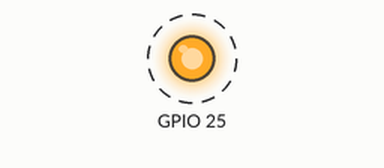
Simulated run of this program. Board: Raspberry Pi (BCM pin numbers). Parts: output pins drawn as LEDs (lit = HIGH). Dashed ring = blinking. What the program prints to the terminal is not drawn.

Above: at 0.2 s.
Timing chart, 0 to 3.0 s (numbered marks = the images above):
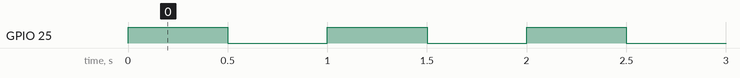

Measured:
- by itself, GPIO 25: alternates HIGH for 0.50 s and LOW for 0.50 s

The program:

LEDControl.py
```python
import RPi.GPIO as GPIO
from time import sleep

GPIO.setmode(GPIO.BCM)
GPIO.setup(25, GPIO.OUT)

try:
    while True:
        print("High")
        GPIO.output(25, GPIO.HIGH)
        sleep(0.5)
        print("Low")
        GPIO.output(25, GPIO.LOW)
        sleep(0.5)
except KeyboardInterrupt:
    pass

GPIO.cleanup()
```
